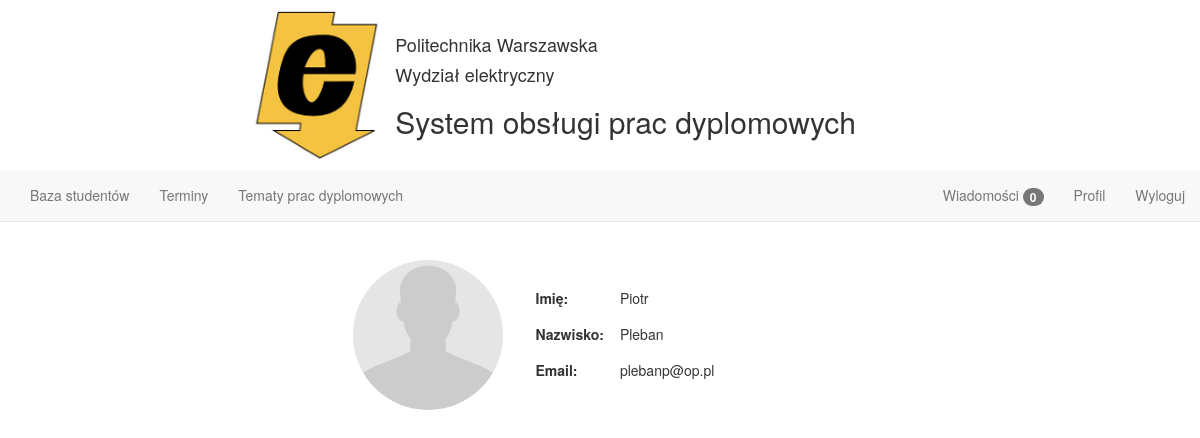
Screenshot of /profile_lecturer (signed in) with the database file from the repository.
### tables this page shows
CREATE TABLE wykladowca(
  id_wykladowcy INTEGER PRIMARY KEY AUTOINCREMENT,
  imie TEXT NOT NULL,
  nazwisko TEXT NOT NULL,
  email TEXT NOT NULL,
  haslo TEXT NOT NULL
);

### main.py (the view)
@app.route('/profile_lecturer')
def profile_lecturer():
    id = session['id_wykladowcy']
    cur = g.db.execute(
        'SELECT wykladowca.imie, wykladowca.nazwisko, wykladowca.email FROM wykladowca WHERE id_wykladowcy =' + str(
            id) + ';')
    dane = [dict(imie=row[0], nazwisko=row[1], email=row[2]) for row in cur.fetchall()]
    return render_template('lecturer_profile.html', dane=dane)

### main.py (called while the page is built)
@app.context_processor
def message_count_lecturer():
    session['id_wykladowcy'] = 1;
    cur = g.db.execute('SELECT count(*) FROM wiadomosc WHERE czy_przeczytane LIKE ? AND id_wykladowca = ?',
                       ['NIE', session['id_wykladowcy']])
    return dict(count=cur.fetchall()[0])

@app.context_processor
def message_count_student():
    session['id_studenta'] = 1
    cur = g.db.execute('SELECT count(*) FROM wiadomosc WHERE czy_przeczytane LIKE ? AND id_student = ?',
                       ['NIE', session['id_studenta']])
    return dict(count_student=cur.fetchall()[0])

def connect_db():
    return sqlite3.connect(app.config['DATABASE'])

@app.before_request
def before_request():
    g.db = connect_db()

@app.teardown_request
def teardown_request(exception):
    db = getattr(g, 'db', None)
    if db is not None:
        db.close()

### templates/lecturer_profile.html
{% extends "lecturer_layout.html" %} {% block main %}
    <div class="container-fluid">
        <div class="col-md-6 col-centered top-margin-30">
            <div class="col-md-4"><img src="{{ url_for('static',filename='images/avatar.png') }}" class="img-circle"
                                       style="width: 150px; height: 150px;"></div>
            {% for d in dane %}
                <div class="col-md-8">
                    <table class="table borderless" style="margin-top: 20px">
                        <tr>
                            <td width="70px"><strong>Imię:</strong></td>
                            <td>{{ d.imie }}</td>
                        </tr>
                        <tr>
                            <td width="70px"><strong>Nazwisko:</strong></td>
                            <td>{{ d.nazwisko }}</td>
                        </tr>
                        <tr>
                            <td width="70px"><strong>Email:</strong></td>
                            <td>{{ d.email }}</td>
                        </tr>
                    </table>
                </div>
            {% endfor %}
        </div>
    </div>
{% endblock %}

### static/style.css (style rules this page uses)
body { padding-top: 230px; }
.col-centered { float: none; margin: 0 auto; }
.top-margin-30 { margin-top: 30px; }
.borderless td, .borderless th { border: none !important; }

### rows the page displays
wykladowca: imie "Piotr", nazwisko "Pleban", email "plebanp@op.pl"

### other values shown
{{ count[0] }} "0"
